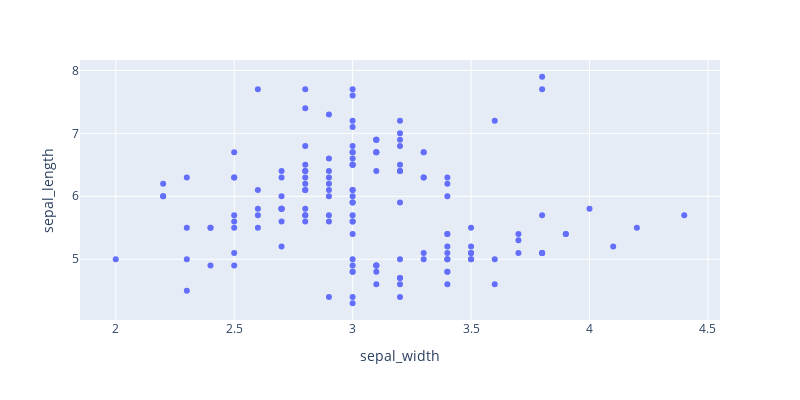

Notebook source saved alongside this figure:
### Markdown cell above
### First steps with plotly.express
To make a plot, you have to call the desired method, store the result in a variable (named `fig` in the example below), and call `fig.show()` to display it in your notebook :

### Code cell
fig = px.scatter(df, x = "sepal_width", y = "sepal_length", width=800, height=400)
fig.show()

### Figure 1 — Plotly figure (JSON) as saved in the notebook; plotly's stock layout.template omitted (floating-point values rounded to 4 significant figures; data arrays with more than 128 entries replaced by an {"elided": "..."} marker saying what was removed)
{"data": [{"hovertemplate": "sepal_width=%{x}<br>sepal_length=%{y}<extra></extra>", "legendgroup": "", "marker": {"color": "#636efa", "symbol": "circle"}, "mode": "markers", "name": "", "orientation": "v", "showlegend": false, "type": "scatter", "x": {"elided": "150 float values"}, "xaxis": "x", "y": {"elided": "150 float values"}, "yaxis": "y"}], "layout": {"height": 400, "legend": {"tracegroupgap": 0}, "margin": {"t": 60}, "width": 800, "xaxis": {"anchor": "y", "domain": [0, 1], "title": {"text": "sepal_width"}}, "yaxis": {"anchor": "x", "domain": [0, 1], "title": {"text": "sepal_length"}}}}
